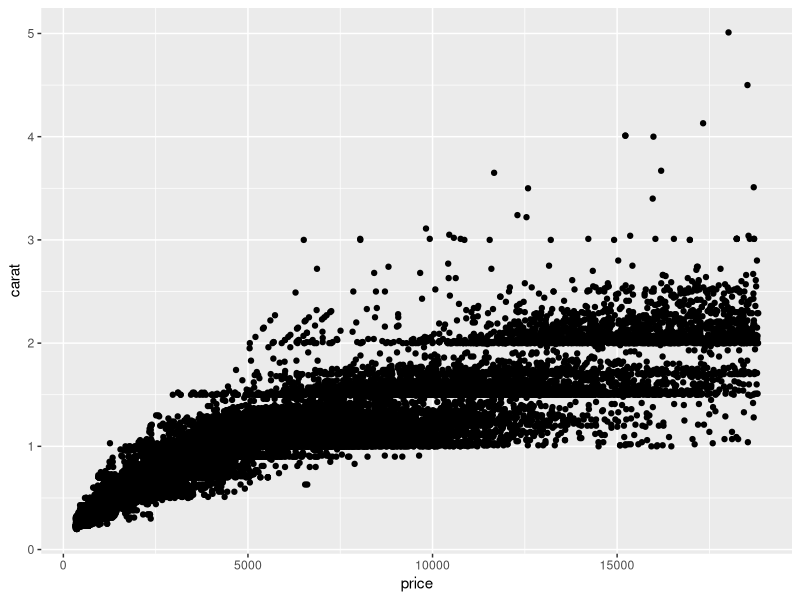
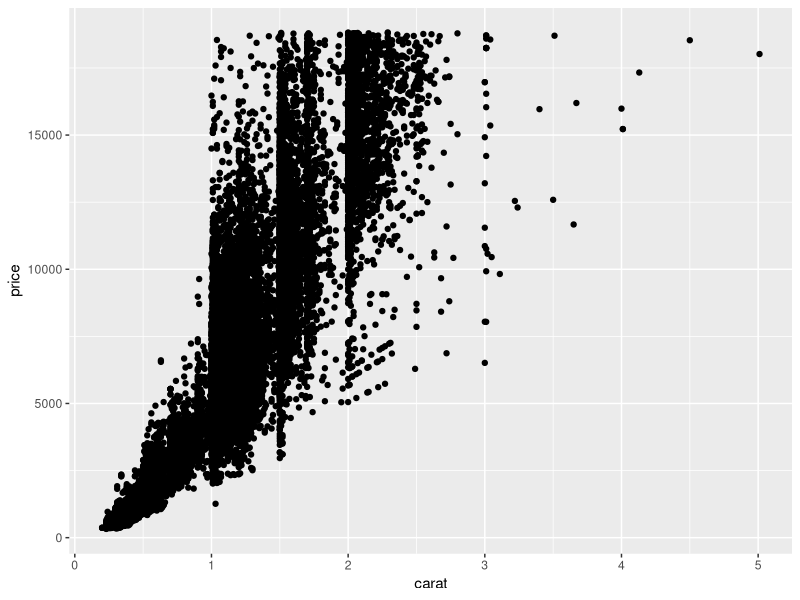

R code for these plots, in order:
## ---- chunk 1
knitr::opts_chunk$set(echo = TRUE)
library(tidyverse)
## ---- chunk 2
### In this code chunk, start with the diamonds dataset (built in to
### ggplot2 package) and create a plot of price vs. carat (or some other
### variables of your choice)

ggplot(diamonds, aes(x = price, y = carat)) +
  geom_point()


## ---- chunk 3
### In this code chunk, start with the diamonds dataset (built in to
### ggplot2 package) and create a subset based on filtering, e.g., 
### size greater than 1 carat or cut is "Ideal"
diamonds = diamonds %>% 
  filter(carat > 1 | cut == "Ideal")
## ---- chunk 4
ggplot(diamonds, aes(x = carat, y = price)) + 
  geom_point()
# the above code plots the carats vs the price of diamonds
## ---- chunk 5
### Both partners - delete this comment, then write some code here
### to plot, summarize, calculate something simple using the diamonds
### dataset.


